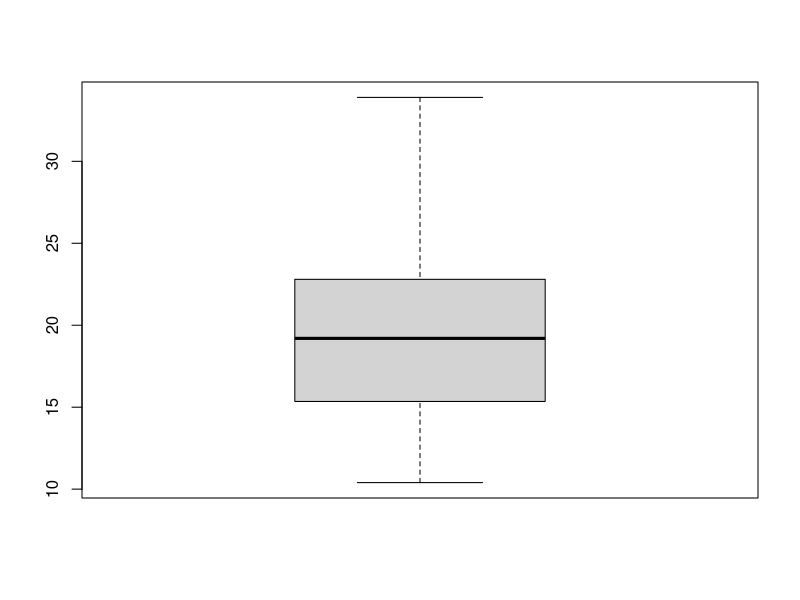
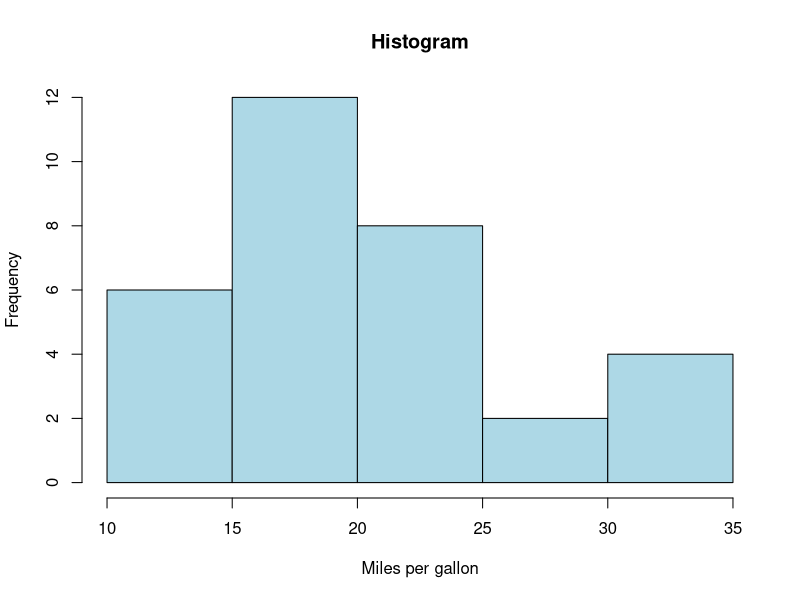

Recreate these plots in R, in order.
## ---- chunk 1
data(mtcars)
str(mtcars)
## ---- chunk 2
summary(mtcars$mpg)
## ---- chunk 3
boxplot(mtcars$mpg)
## ---- chunk 4
hist(mtcars$mpg, xlab="Miles per gallon", col="lightblue", main="Histogram")
